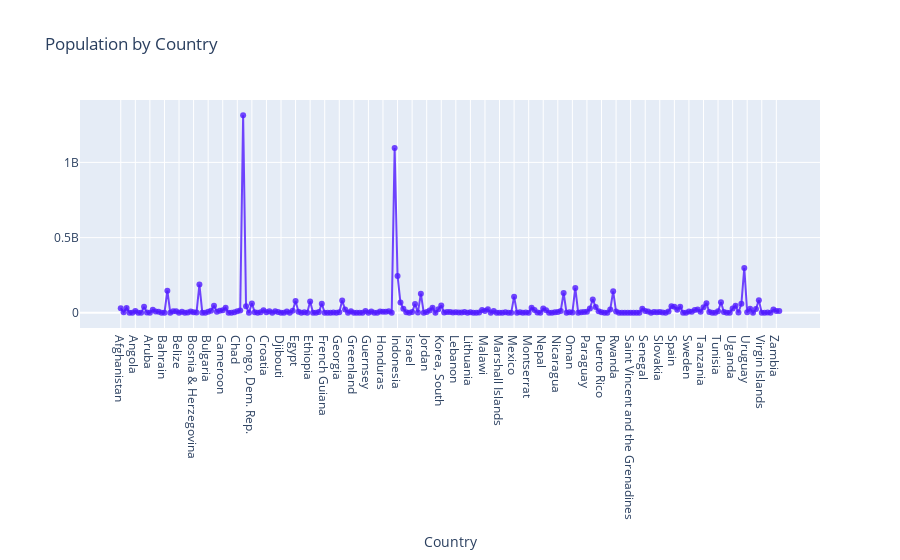

The cell this chart's notebook holds for it:
### Markdown cell above
## Population by Country

### Code cell
pop= go.Scatter(
                    x = df_data.Country,
                    y = df_data.Population,
                    mode = "lines+markers",
                    name = "Population",
                    marker = dict(color = 'rgba(80, 26, 255, 0.8)'),
                    text = df_data.Country)
data = [pop]
layout = dict(title = 'Population by Country',
              xaxis = dict(title = 'Country',ticklen = 5, zeroline = False)
             )
fig = dict(data = data, layout = layout)
iplot(fig)

### Figure 1 — Plotly figure (JSON) as saved in the notebook; plotly's stock layout.template omitted (floating-point values rounded to 4 significant figures; data arrays with more than 128 entries replaced by an {"elided": "..."} marker saying what was removed)
{"data": [{"marker": {"color": "rgba(80, 26, 255, 0.8)"}, "mode": "lines+markers", "name": "Population", "text": {"elided": "227 str values"}, "type": "scatter", "x": {"elided": "227 str values"}, "y": {"elided": "227 int values"}}], "layout": {"title": {"text": "Population by Country"}, "xaxis": {"ticklen": 5, "title": {"text": "Country"}, "zeroline": false}}}
